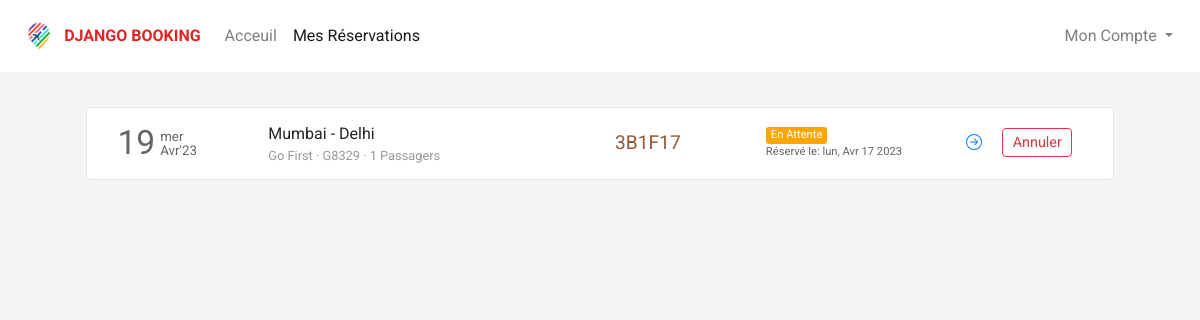
The app's page /flight/bookings (signed in) with its own data.
### flight/models.py (models this page shows, shortened)
class Ticket(models.Model):
    user = models.ForeignKey(User,on_delete=models.CASCADE,related_name="bookings", blank=True, null=True)
    ref_no = models.CharField(max_length=6, unique=True)
    passengers = models.ManyToManyField(Passenger, related_name="flight_tickets")
    flight = models.ForeignKey(Flight, on_delete=models.CASCADE, related_name="tickets", blank=True, null=True)
    flight_ddate = models.DateField(blank=True, null=True)
    flight_adate = models.DateField(blank=True, null=True)
    flight_fare = models.FloatField(blank=True,null=True)
    other_charges = models.FloatField(blank=True,null=True)
    coupon_used = models.CharField(max_length=15,blank=True)
    coupon_discount = models.FloatField(default=0.0)
    total_fare = models.FloatField(blank=True, null=True)
    seat_class = models.CharField(max_length=20, choices=SEAT_CLASS)
    booking_date = models.DateTimeField(default=datetime.now)
    mobile = models.CharField(max_length=20,blank=True)
    email = models.EmailField(max_length=45, blank=True)
    status = models.CharField(max_length=45, choices=TICKET_STATUS)

class Flight(models.Model):
    origin = models.ForeignKey(Place, on_delete=models.CASCADE, related_name="departures")
    destination = models.ForeignKey(Place, on_delete=models.CASCADE, related_name="arrivals")
    depart_time = models.TimeField(auto_now=False, auto_now_add=False)
    depart_day = models.ManyToManyField(Week, related_name="flights_of_the_day")
    duration = models.DurationField(null=True)
    arrival_time = models.TimeField(auto_now=False, auto_now_add=False)
    plane = models.CharField(max_length=24)
    airline = models.CharField(max_length=64)
    economy_fare = models.FloatField(null=True)
    business_fare = models.FloatField(null=True)
    first_fare = models.FloatField(null=True)

class Place(models.Model):
    city = models.CharField(max_length=64)
    airport = models.CharField(max_length=64)
    code = models.CharField(max_length=3)
    country = models.CharField(max_length=64)

### flight/views.py (the view)
# urls.py: path('flight/bookings', views.bookings, name="bookings"),
def bookings(request):
    if request.user.is_authenticated:
        tickets = Ticket.objects.filter(user=request.user).order_by('-booking_date')
        return render(request, 'flight/bookings.html', {
            'page': 'bookings',
            'tickets': tickets
        })
    else:
        return HttpResponseRedirect(reverse('login'))

### flight/templates/flight/bookings.html (shortened to what this page needs)
{% extends 'flight/layout.html' %}
{% load static %}
{% block head %}
    <link rel="stylesheet" href="{% static 'css/bookings_style.css' %}">
{% endblock head %}
{% block body %}
    <section class="section section1">
        <div class="container">
            {% if tickets %}
                {% for ticket in tickets %}
                    <div class="row each-booking-div" id="{{ticket.ref_no}}">
                        <div class="col-2" style="display: flex;">
                            <div style="display: flex; color: #666666; margin-top: auto;">
                                <div>
                                    <span style="font-size: 2.1em;">{{ticket.flight_ddate | date:"d"}}</span>
                                </div>
                                <div style="font-size: smaller; display: flex; margin: auto 0; padding-left: 5px; line-height: 1em;">
                                    <div style="margin: auto;">
                                        <div style="margin-bottom: 1px;">{{ticket.flight_ddate | date:"D"}}</div>
                                        <div style="margin-top: 1px;">{{ticket.flight_ddate | date:"M'y"}}</div>
                                    </div>
                                </div>
                            </div>
                        </div>
                        <div class="col-4 middle-div">
                            <div style="width:100%">
                                <div class="row places-div" style=" display: flex;">
                                    <div style="max-width: 45%;">{{ticket.flight.origin.city}}</div>
                                    <div>&nbsp;-&nbsp;</div>
                                    <div style="max-width: 45%;">{{ticket.flight.destination.city}}</div>
                                </div>
                                <div class="row places-div" style="font-size: .8em; color: #999999; ">
                                    <div style="max-width: 100%;">{{ticket.flight.airline}} &middot; {{ticket.flight.plane}} &middot; {{ticket.passengers.count}} Passagers</div>
                                </div>
                            </div>
                        </div>
                        <div class="col-2 middle-div">
                            <div style="font-size: 1.2em; color: #945937;">{{ticket.ref_no}}</div>
                        </div>
                        <div class="col-2 middle-div">
                            <div>
                                <div class="row status-div">
                                    {% if ticket.status == 'PENDING' %}
                                        <div class="orange">En Attente</div>
                                    {% endif %}
                                </div>
                                <div class="row booking-date-div" style="font-size: .7em; color: #666;">
                                    {% if ticket.status == 'PENDING' %}
                                        Réservé le: {{ticket.booking_date | date:"D, M d Y"}}
                                    {% endif %}
                                </div>
                            </div>
                        </div>
                        <div class="col-2 last-div">
                            <div>
                                <div class="ticket-action-div">
                                    {% if ticket.status == 'PENDING' %}
                                        <form action="{% url 'resumebooking' %}" method="POST">
                                            <button type="submit" class="btn btn-outline-primary btnp rbtn">
                                            </button>
                                        </form>
                                        <button type="button" class="btn btn-outline-danger btnp cbtn" data-ref="{{ticket.ref_no}}" onclick="popup(this)">Annuler</button>
                                    {% endif %}
                                </div>
                            </div>
                        </div>
                    </div>
                {% endfor %}
            {% endif %}
        </div>
    </section>
{% endblock %}

### flight/static/css/layout_style.css (style rules this page uses)
body { margin: 0px; padding: 0px; font-family: "Rubik", sans-serif; font-weight: normal; font-style: normal; min-width: 250px; }
.section { background-size: cover; background-position: center; background-repeat: no-repeat; padding: 30px 50px; min-height: 100vh; }

### flight/static/css/bookings_style.css (style rules this page uses)
* { font-family: 'Roboto', sans-serif; }
body { background-color: #f5f5f5; word-wrap: break-word; }
.container { cursor: pointer; }
.each-booking-div { width: 96%; margin: 5px auto 8px auto; transition-duration: .4s; padding: 10px 15px; background-color: #fff; border: 1px solid #e6e6e6; border-radius: 5px; }
.btnp { padding: .15rem .6rem; font-size: .9em; margin-top: 3px; margin-bottom: 5px; }
.each-booking-div > div { display: flex; overflow: auto; }
.each-booking-div > div > div { margin-top: auto; margin-bottom: auto; width: 100%; }
.green, .red, .orange { border-radius: 3px; color: white; padding-left: 5px; padding-right: 5px; font-size: .7em; }
.orange { background-color: orange; }
.ticket-action-div { display: flex; justify-content: space-evenly; }
.pbtn, .rbtn { border: 0; }

### records on screen
Ticket: flight_ddate "19", flight_ddate "mer", flight_ddate "Avr'23", flight.origin.city "Mumbai", flight.destination.city "Delhi", flight.airline "Go First", flight.plane "G8329", passengers.count "1", ref_no "3B1F17", status "En Attente", booking_date "lun, Avr 17 2023"
